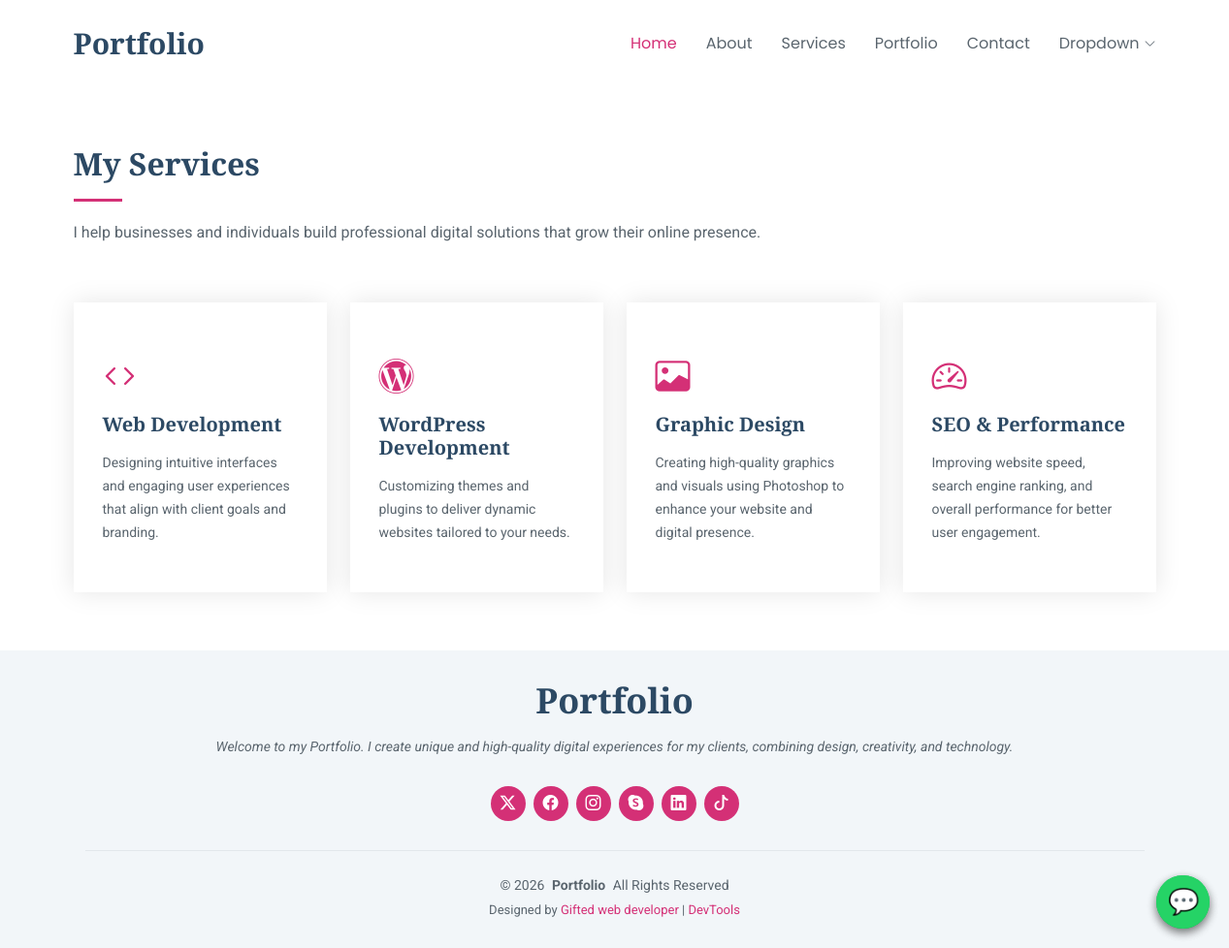
/services/, run on an earlier commit of the app's database.
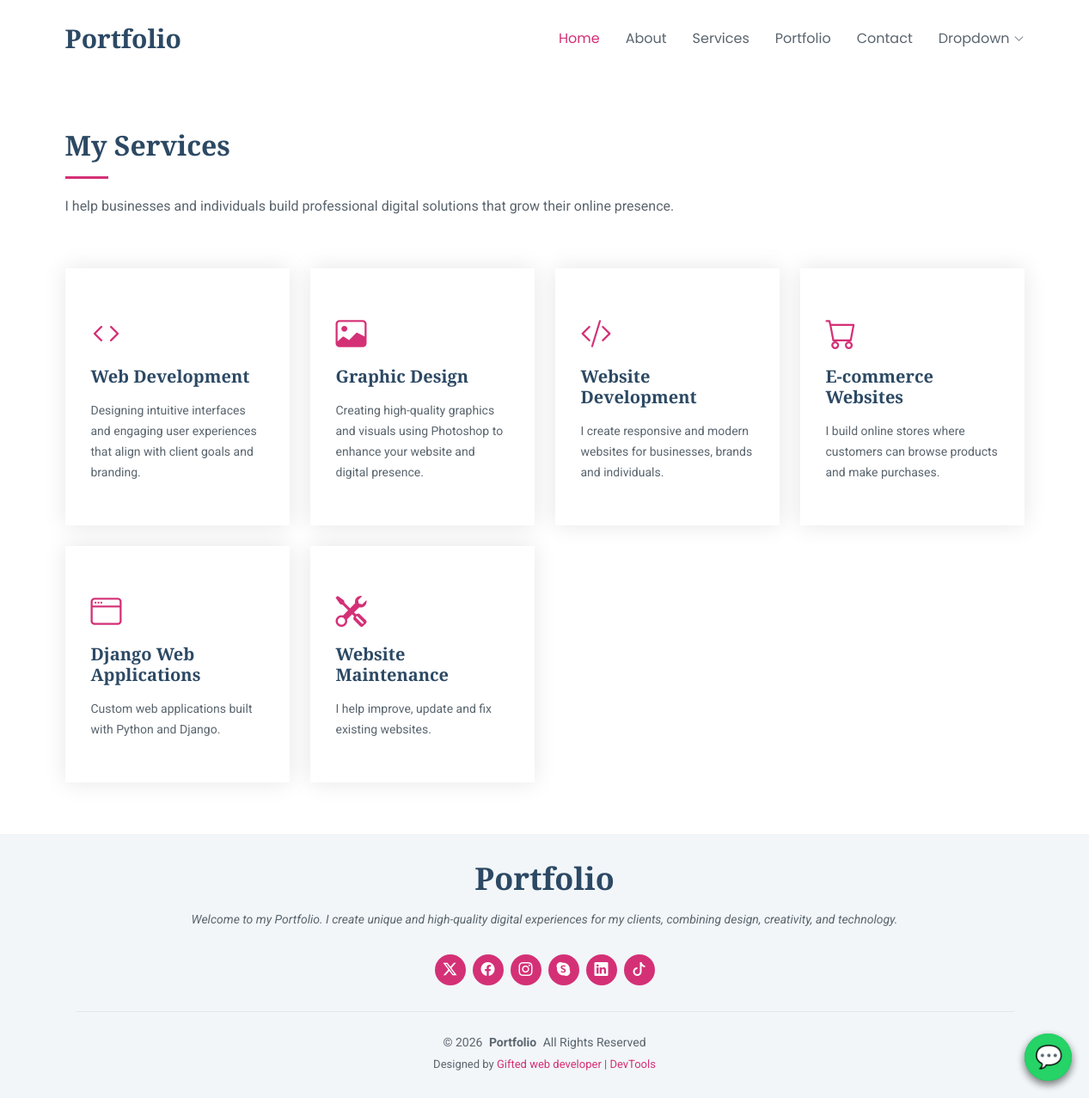
And on a later commit of the database.
### myapp/models.py (models this page shows, shortened)
class Service(models.Model):
    icon = models.CharField(max_length=100, default="bi bi-activity")  # Bootstrap icon class
    title = models.CharField(max_length=200)
    description = models.TextField()
    created_at = models.DateTimeField(auto_now_add=True)
    from django.db import models

### myapp/views.py (the view)
# urls.py: path('services/', views.services_page, name='services'),
def services_page(request):
    services = Service.objects.all()
    return render(request, 'myapp/services.html', {'services': services})

### templates/myapp/services.html (shortened to what this page needs)
{% extends "myapp/base.html" %}
{% load static %}
{% block content %}
<section id="services" class="services section">
<div class="container section-title" data-aos="fade-up">
<h2>My Services</h2>
<p>
I help businesses and individuals build professional digital solutions that grow their online presence.
</p>
</div>
<div class="container">
<div class="row gy-4">
{% for service in services %}
<div class="col-xl-3 col-md-6 d-flex"
data-aos="fade-up"
data-aos-delay="{{ forloop.counter0|add:1 }}00">
<div class="service-item position-relative">
<div class="icon">
<i class="{{ service.icon }}"></i>
</div>
<h4>
<a href="#" class="stretched-link">
{{ service.title }}
</a>
</h4>
<p>
{{ service.description }}
</p>
</div>
</div>
{% empty %}
<div class="col-12 text-center">
<h4>
No services added yet.
</h4>
</div>
{% endfor %}
</div>
</div>
</section>
{% endblock %}

### templates/myapp/base.html (shortened to what this page needs)
{% load static %}
<!DOCTYPE html>
<html lang="en">
<head>
  <link href="{% static 'assets/vendor/bootstrap/css/bootstrap.min.css' %}" rel="stylesheet">
  <link href="{% static 'assets/vendor/bootstrap-icons/bootstrap-icons.css' %}" rel="stylesheet">
  <link href="{% static 'assets/vendor/aos/aos.css' %}" rel="stylesheet">
  <link href="{% static 'assets/vendor/glightbox/css/glightbox.min.css' %}" rel="stylesheet">
  <link href="{% static 'assets/vendor/swiper/swiper-bundle.min.css' %}" rel="stylesheet">
  <link href="{% static 'assets/css/alice-main.css' %}" rel="stylesheet">
  <link href="https://cdn.jsdelivr.net/npm/bootstrap-icons/font/bootstrap-icons.css" rel="stylesheet">
</head>
<body>
  {% include "myapp/header.html" %}
  <main id="main">
    {% block content %}{% endblock %}
  </main>
  {% include "myapp/footer.html" %}
  <a href="https://wa.me/254700670908"
   class="whatsapp-float"
   target="_blank">
</a>
<a href="https://wa.me/254700670908"
   class="whatsapp-float"
   target="_blank">
   💬
</a>
</body>
</html>

### templates/myapp/header.html (shortened to what this page needs)
{% load static %}
<header id="header" class="header sticky-top">
  <div class="container-fluid container-xl d-flex align-items-center justify-content-between">
    <a href="{% url 'home' %}" class="logo d-flex align-items-center">
      <h1 class="sitename m-0">Portfolio</h1>
    </a>
    <nav id="navmenu" class="navmenu">
      <ul>
        <li><a class="active" href="{% url 'home' %}">Home</a></li>
        <li><a href="{% url 'about' %}">About</a></li>
        <li><a href="{% url 'services' %}">Services</a></li>
        <li><a href="{% url 'portfolio' %}">Portfolio</a></li>
        <li><a href="{% url 'contact' %}">Contact</a></li>
        <li class="dropdown">
          <a href="#"><span>Dropdown</span> <i class="bi bi-chevron-down toggle-dropdown"></i></a>
        </li>
      </ul>
    </nav>
  </div>
</header>

### templates/myapp/footer.html
<footer id="footer" class="footer light-background">
  <div class="container">
    <h3 class="sitename">Portfolio</h3>
    <p>Welcome to my Portfolio. I create unique and high-quality digital experiences for my clients, combining design, creativity, and technology.</p>
    <div class="social-links d-flex justify-content-center">
      <a href=""><i class="bi bi-twitter-x"></i></a>
      <a href=""><i class="bi bi-facebook"></i></a>
      <a href=""><i class="bi bi-instagram"></i></a>
      <a href=""><i class="bi bi-skype"></i></a>
      <a href=""><i class="bi bi-linkedin"></i></a>
      <a href=""><i class="bi bi-tiktok"></i></a>
    </div>
    <div class="container">
      <div class="copyright">
        <span>&copy; 2026</span> <strong class="px-1 sitename">Portfolio</strong> <span>All Rights Reserved</span>
      </div>
      <div class="credits">
        Designed by <a href="https://bootstrapmade.com/">Gifted web developer</a> | <a href="https://bootstrapmade.com/tools/">DevTools</a>
      </div>
    </div>
  </div>
</footer>

What changed in the data, as far as the page shows it:
removed Service: title "WordPress Development", description "Customizing themes and plugins to deliver dynamic websites tailored to your needs."
changed Service: icon "bi bi-speedometer2" → "bi bi-code-slash" (drawn); title "SEO & Performance" → "Website Development"; description "Improving website speed, search engine ranking, and overall performance for better user engagement." → "I create responsive and modern websites for businesses, brands and individuals."
added Service: title "E-commerce Websites", description "I build online stores where customers can browse products and make purchases."
added Service: title "Django Web Applications", description "Custom web applications built with Python and Django."
added Service: title "Website Maintenance", description "I help improve, update and fix existing websites."
